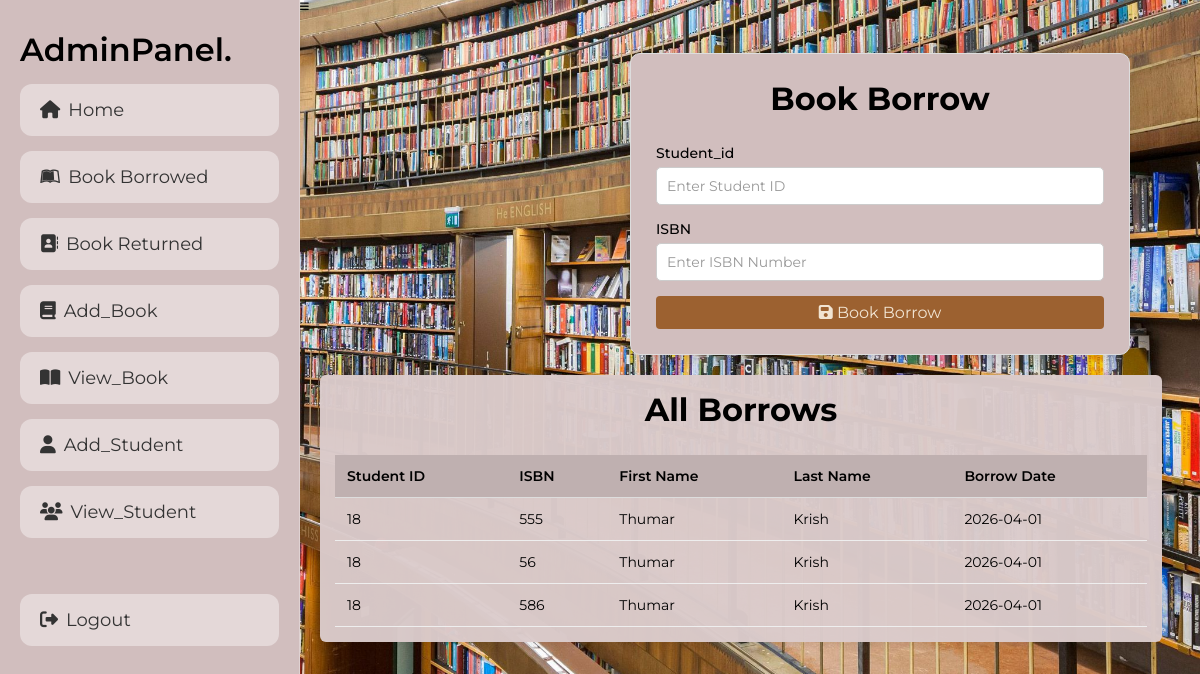
Page /Admin/borrowed.php (signed in) on the committed database.
### tables this page shows
CREATE TABLE `borrow` (
  `id` int(11) NOT NULL,
  `student_id` int(11) NOT NULL,
  `book_id` int(11) NOT NULL,
  `date_borrow` date NOT NULL,
  `status` int(1) NOT NULL
);

CREATE TABLE `books` (
  `id` int(11) NOT NULL,
  `isbn` varchar(20) NOT NULL,
  `title` text NOT NULL,
  `author` varchar(150) NOT NULL,
  `publisher` varchar(150) NOT NULL,
  `publish_date` date NOT NULL,
  `status` tinyint(1) NOT NULL DEFAULT 1
);

CREATE TABLE `students` (
  `id` int(11) NOT NULL,
  `firstname` varchar(50) NOT NULL,
  `lastname` varchar(50) NOT NULL,
  `created_on` date NOT NULL,
  `email` varchar(100) NOT NULL,
  `password` varchar(255) NOT NULL,
  `gender` enum('Male','Female','Other') NOT NULL,
  `mobile` varchar(20) NOT NULL
);

### Admin/borrowed.php (the view, shortened to what this page needs)
<?php
include '../components/connect.php';
?>
<!DOCTYPE html>
<html lang="en">
<head>
<link rel="stylesheet" href="https://cdnjs.cloudflare.com/ajax/libs/font-awesome/6.2.0/css/all.min.css">
<link rel="stylesheet" href="../components/admin_style.css">
</head>
<body>
<?php include '../components/admin_header.php'; ?>
<div class="container">
<div class="box">
<h1 style="text-align:center; font-size:32px;">Book Borrow</h1>
<br><br>
<form id="bookForm" method="POST">
<div class="form-group">
<label>Student_id</label>
<input type="text" name="student_id" id="student_id" class="form-control" placeholder="Enter Student ID">
</div>
<div class="form-group">
<label>ISBN</label>
<input type="text" name="isbn" id="isbn" class="form-control" placeholder="Enter ISBN Number">
</div>
<button type="submit" name="add" class="btn">
<i class="fa fa-save"></i> Book Borrow
</button>
</form>
</div>
</div>
<div class="col-md-8">
  <div class="box1">
    <div class="box1-body">
      <table class="table">
<h1 style="text-align:center; font-size:32px;">All Borrows</h1>
<br><br>
        <thead>
          <tr>
            <th>Student ID</th>
            <th>ISBN</th>
            <th>First Name</th>
            <th>Last Name</th>
            <th>Borrow Date</th>
          </tr>
        </thead>
        <tbody>
        <?php
        $stmt = $conn->prepare("SELECT borrow.student_id, books.isbn, students.firstname, students.lastname, borrow.date_borrow FROM borrow JOIN students ON borrow.student_id = students.id JOIN books ON borrow.book_id = books.id");
        $stmt->execute();
        while($row = $stmt->fetch(PDO::FETCH_ASSOC)){
          echo "
          <tr>
            <td>{$row['student_id']}</td>
            <td>{$row['isbn']}</td>
            <td>{$row['firstname']}</td>
            <td>{$row['lastname']}</td>
            <td>{$row['date_borrow']}</td>
          </tr>";
        }
        ?>
        </tbody>
      </table>
    </div>
  </div>
</div>
</body>
</html>

### components/admin_style.css (style rules this page uses)
* { font-family: 'Montserrat', sans-serif; margin: 0; padding: 0; box-sizing: border-box; text-decoration: none; }
html { font-size: 62.5%; overflow-x: hidden; }
body { padding-left: 30rem; background: url("../img/back.jpg") no-repeat center center/cover; position: relative; }
.btn, .delete-btn, .option-btn { display: block; width: 100%; padding: 10px 20px; font-size: 16px; color: #f1e4d2; border-radius: 5px; border: none; cursor: pointer; margin-top: 10px; }
.btn { background: #9c6130; }
.container { display: block; justify-content: center; padding-top: 40px; }
.box { background: #d1bebe; width: 100%; max-width: 500px; border: 1px solid #ddd; border-radius: 6px; }
.form-group { margin-bottom: 15px; }
.form-group label { display: block; margin-bottom: 5px; font-size: 14px; font-weight: 500; }
.form-control { width: 100%; padding: 10px; border: 1px solid #ccc; border-radius: 5px; }
@media (min-width: 1200px) { body { padding-left: 30rem; } }
@media (min-width: 1200px) { .container { max-width: 500px; } }

### Admin/borrowed.php (style rules this page uses)
.container { width:100%; max-width:500px; }
.box { padding:25px; margin-left:330px; border-radius:10px; box-shadow:0 5px 20px rgba(0,0,0,0.15); }
::placeholder { color:#999; font-size:14px; }
.form-control { transition:0.3s ease; }
.col-md-8 { width:98%; padding:20px; }
.box1 { background:#dbccccf7; border-radius:6px; box-shadow:0 2px 8px rgba(0,0,0,0.08); }
.box1-body { padding:15px; }
table { width:100%; border-collapse:collapse; }
.table thead th { background:#bfb0b0fd; font-weight:600; font-size:14px; padding:12px; text-align:left; border-bottom:1px solid #ddd; }
.table tbody td { padding:12px; border-bottom:1px solid #eee; font-size:14px; }
.btn { border:none; padding:7px 10px; border-radius:4px; cursor:pointer; }

### rows in the picture
borrow: student "18", book.isbn "555", student.firstname "Thumar", student.lastname "Krish", date_borrow "2026-04-01"
borrow: student "18", book.isbn "56", student.firstname "Thumar", student.lastname "Krish", date_borrow "2026-04-01"
borrow: student "18", book.isbn "586", student.firstname "Thumar", student.lastname "Krish", date_borrow "2026-04-01"
